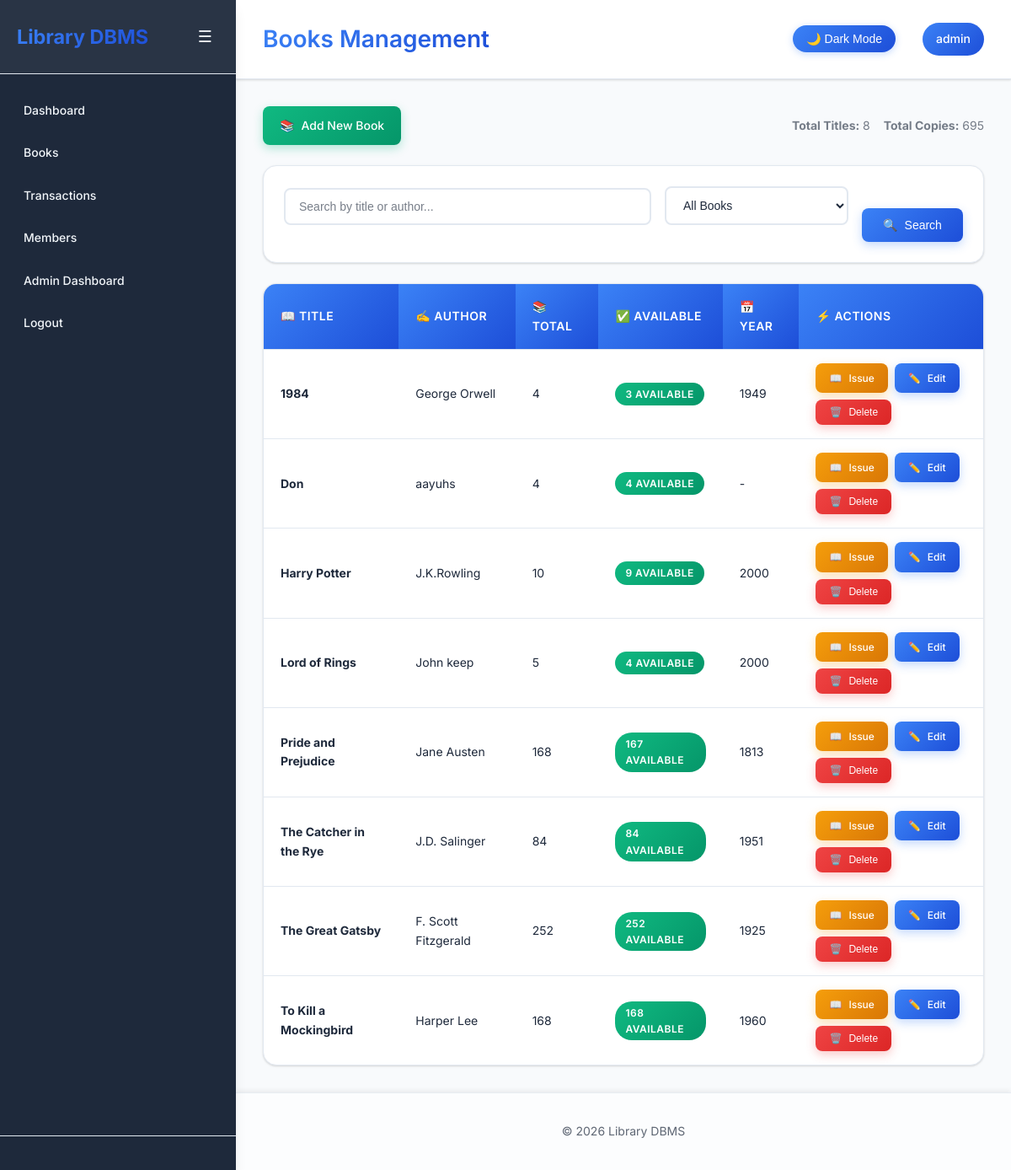
The page /books (signed in) on the database as committed earlier.
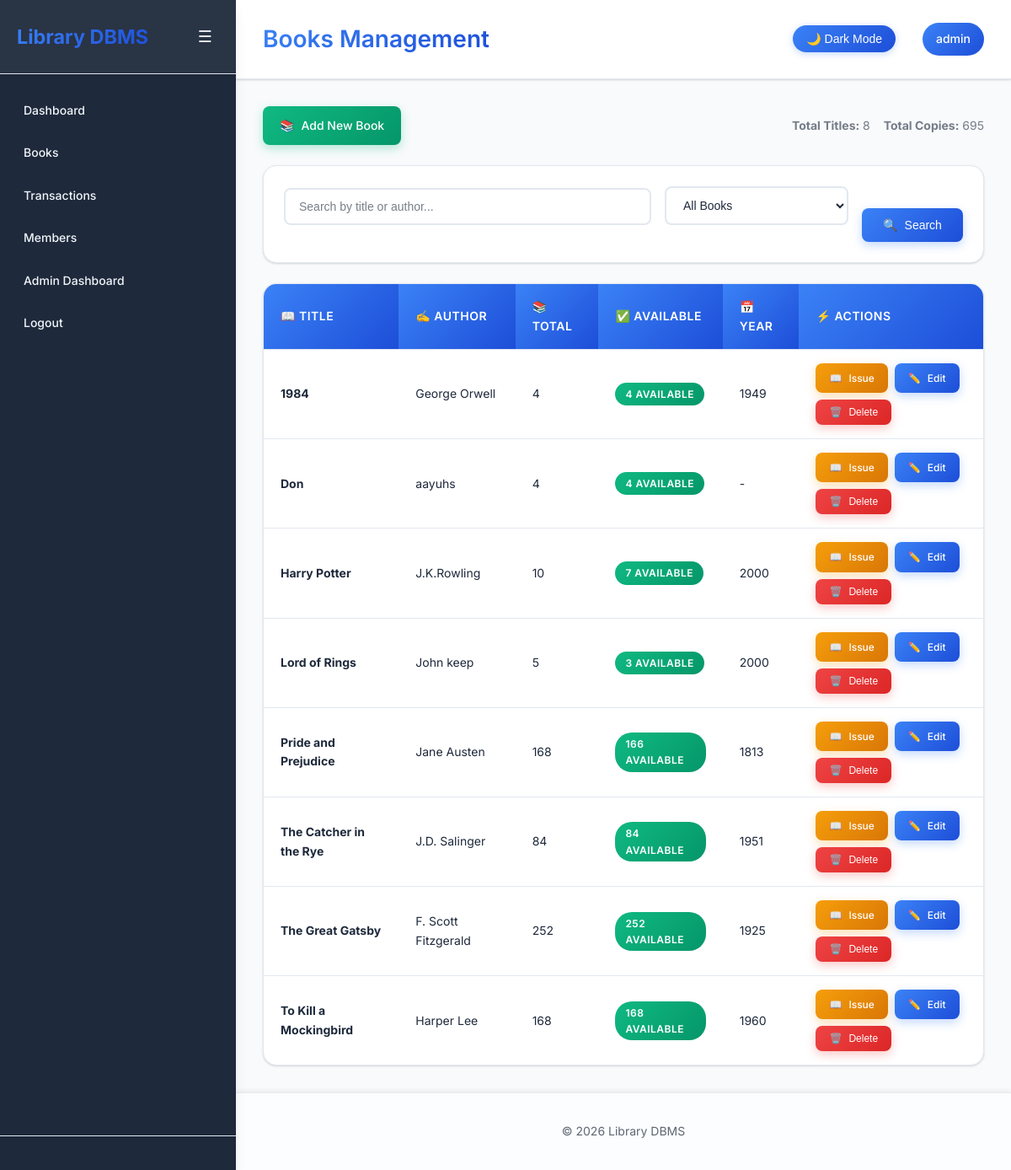
The same page on the database as committed later.
### tables this page shows
CREATE TABLE books_new (
            book_id INTEGER PRIMARY KEY AUTOINCREMENT,
            title TEXT NOT NULL,
            author TEXT NOT NULL,
            total_copies INTEGER DEFAULT 1,
            available_copies INTEGER DEFAULT 1,
            created_at TIMESTAMP DEFAULT CURRENT_TIMESTAMP
        , publish_year INTEGER);

### app_sqlite.py (the view)
@app.route("/books")
@login_required
def books():
    q = request.args.get("q", "").strip()
    available_filter = request.args.get("available", "").strip()
    conn = get_db_connection()
    cursor = conn.cursor()
    sql = "SELECT * FROM books_new"
    params = []
    if q:
        sql += " WHERE title LIKE ? OR author LIKE ?"
        like_q = f"%{q}%"
        params.extend([like_q, like_q])
    if available_filter == "1":
        if "WHERE" in sql:
            sql += " AND available_copies > 0"
        else:
            sql += " WHERE available_copies > 0"
    sql += " ORDER BY title"
    cursor.execute(sql, params)
    books_list = cursor.fetchall()
    total_titles = len(books_list)
    total_copies = sum((b.get('total_copies', 0) if isinstance(b, dict) else b[2]) for b in books_list)
    conn.close()
    return render_template(
        "books.html",
        books=books_list,
        q=q,
        available_filter=available_filter,
        total_titles=total_titles,
        total_copies=total_copies
    )

### app_sqlite.py (called while the page is built)
def dict_factory(cursor, row):
    d = {}
    for idx, col in enumerate(cursor.description):
        value = row[idx]
        if col[0] in ['issue_date', 'due_date', 'return_date', 'created_at'] and value:
            try:
                if isinstance(value, str):
                    if 'T' in value:
                        value = datetime.fromisoformat(value.replace('Z', '+00:00'))
                    else:
                        value = datetime.fromisoformat(value)
            except (ValueError, TypeError):
                pass  # Keep as string if conversion fails
        d[col[0]] = value
    return d

def get_db_connection():
    conn = sqlite3.connect(DATABASE)
    conn.row_factory = dict_factory
    return conn

def login_required(f):
    @wraps(f)
    def inner(*args, **kwargs):
        if "username" not in session:
            return redirect(url_for("login"))
        return f(*args, **kwargs)
    return inner

### templates/books.html (shortened to what this page needs)
{% extends "base.html" %}
{% block page_title %}Books Management{% endblock %}
{% block content %}
<div class="books-header">
    {% if session.role == 'admin' %}
        <a href="{{ url_for('add_book') }}" class="btn btn-success">
            <span>📚</span> Add New Book
        </a>
    {% endif %}
    <div class="totals text-muted">
        <span><strong>Total Titles:</strong> {{ total_titles }}</span>
        <span style="margin-left:12px"><strong>Total Copies:</strong> {{ total_copies }}</span>
    </div>
</div>
<div class="search-container">
    <form method="get" class="search-form">
        <div class="form-group">
            <input type="text" name="q" placeholder="Search by title or author..." value="{{ q }}" class="form-control">
        </div>
        <div class="form-group">
            <select name="available" class="form-control">
                <option value="">All Books</option>
            </select>
        </div>
        <button type="submit" class="btn btn-primary">
            <span>🔍</span> Search
        </button>
    </form>
</div>
<div class="table-container">
    <table>
        <thead>
            <tr>
                <th>📖 Title</th>
                <th>✍️ Author</th>
                <th>📚 Total</th>
                <th>✅ Available</th>
                <th>📅 Year</th>
                <th>⚡ Actions</th>
            </tr>
        </thead>
        <tbody>
            {% for book in books %}
            <tr>
                <td><strong>{{ book.title }}</strong></td>
                <td>{{ book.author }}</td>
                <td>{{ book.total_copies }}</td>
                <td>
                    {% if book.available_copies > 0 %}
                        <span class="badge bg-success">{{ book.available_copies }} Available</span>
                    {% else %}
                        <span class="badge bg-danger">Not Available</span>
                    {% endif %}
                </td>
                <td>{{ book.publish_year or '-' }}</td>
                <td>
                    <div class="action-buttons">
                        {% if session.get("role") == "admin" %}
                            {% if book.available_copies > 0 %}
                                <a href="{{ url_for('issue_book', book_id=book.book_id) }}"
                                   class="btn btn-warning btn-sm">
                                    <span>📖</span> Issue
                                </a>
                            {% else %}
                                <span class="btn btn-sm disabled">Not Available</span>
                            {% endif %}
                            <a href="{{ url_for('edit_book', book_id=book.book_id) }}"
                               class="btn btn-primary btn-sm">
                                <span>✏️</span> Edit
                            </a>
                            <form action="{{ url_for('delete_book', book_id=book.book_id) }}" method="POST" style="display:inline;"
                                  onsubmit="return confirm('Are you sure you want to delete this book? This action cannot be undone!')">
                                <button type="submit" class="btn btn-danger btn-sm">
                                    <span>🗑️</span> Delete
                                </button>
                            </form>
                        {% else %}
                            <span class="text-muted">Admin only</span>
                        {% endif %}
                    </div>
                </td>
            </tr>
            {% endfor %}
        </tbody>
    </table>
</div>
{% endblock %}

### templates/base.html (shortened to what this page needs)
<!DOCTYPE html>
<html lang="en">
<head>
    <link rel="stylesheet" href="{{ url_for('static', filename='style.css') }}">
</head>
<body>
<div class="wrapper">
    <nav class="sidebar">
        <div class="sidebar-header">
            <h3>Library DBMS</h3>
            <button class="toggle-btn" onclick="toggleSidebar()">☰</button>
        </div>
        <ul class="sidebar-menu">
            <li><a href="{{ url_for('index') }}">Dashboard</a></li>
            <li><a href="{{ url_for('books') }}">Books</a></li>
            <li><a href="{{ url_for('transactions') }}">Transactions</a></li>
            {% if session.get('role') == 'admin' %}
            <li><a href="{{ url_for('members') }}">Members</a></li>
            <li><a href="{{ url_for('admin_dashboard') }}">Admin Dashboard</a></li>
            {% endif %}
            <li><a href="{{ url_for('logout') }}">Logout</a></li>
        </ul>
        <div class="sidebar-footer">
        </div>
    </nav>
    <div class="main-content">
        <header>
            <h2>{% block page_title %}{% endblock %}</h2>
            <div class="user-info">
                <button id="darkToggle" class="dark-mode-toggle" aria-pressed="false">🌙 Dark Mode</button>
                <span>{{ session.get('username') }}</span>
            </div>
        </header>
        <div class="content">
            {% block content %}{% endblock %}
        </div>
        <footer>
            <p>&copy; {{ datetime.now().year }} Library DBMS</p>
        </footer>
    </div>
</div>
</body>
</html>

Rows that differ between the two databases and show on the page:
changed books_new "George Orwell": available_copies "3" → "4"
changed books_new "Harry Potter": available_copies "9" → "7"
changed books_new "Lord of Rings": available_copies "4" → "3"
changed books_new "Pride and Prejudice": available_copies "167" → "166"
